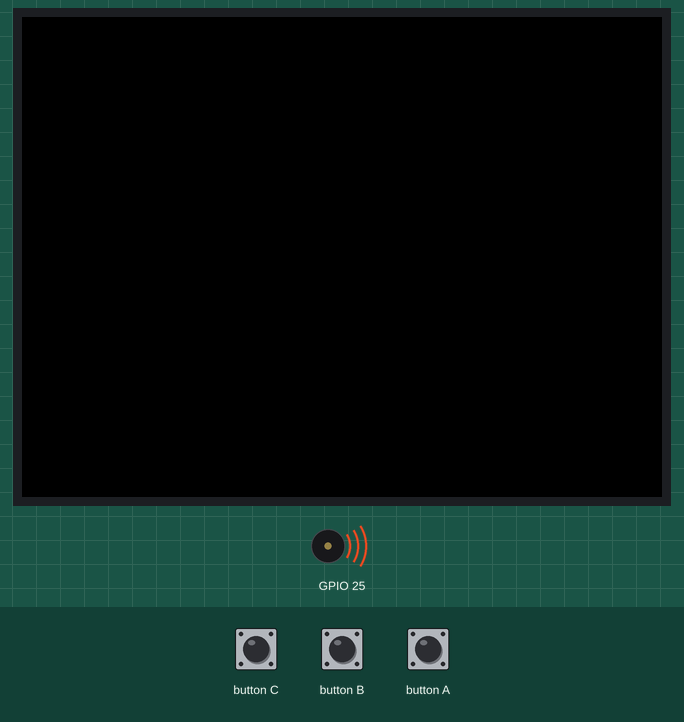
The sketch below on a simulated ESP32. On the bench: 320×240 colour display, buzzer (waves = sounding).

Above: at 2.7 s.
At 4.2 s:
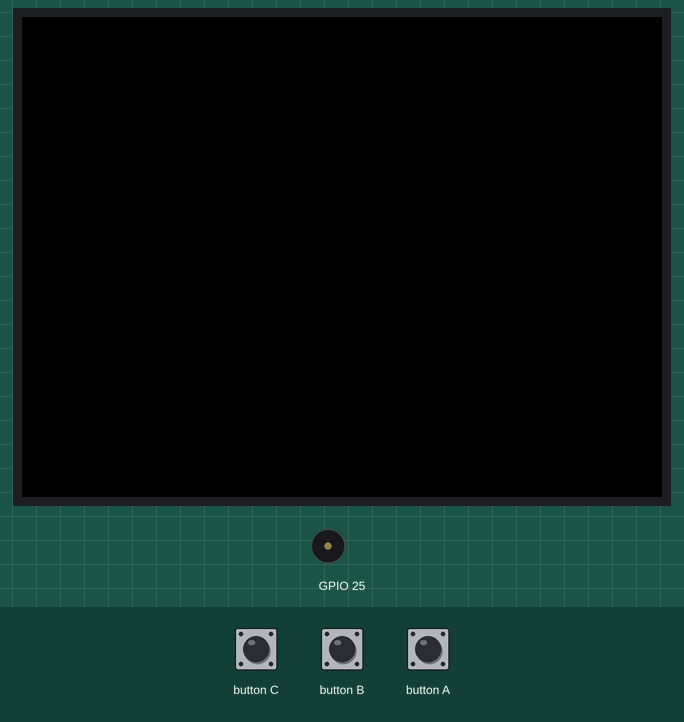
Timing chart, 0 to 6.8 s (numbered marks = the images above):
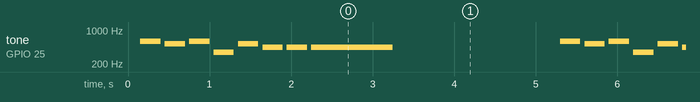

Measured:
- by itself, tone on GPIO 25: repeats every 5.2 s: silent 0.05 s, 524 Hz 0.25 s, silent 0.05 s, 588 Hz 0.25 s, silent 0.05 s, 349 Hz 0.25 s, silent 0.05 s, 524 Hz 0.25 s, 2 × (silent 0.05 s, 440 Hz 0.25 s), silent 0.05 s, 440 Hz 1.0 s, silent 2.1 s, 588 Hz 0.25 s

The sketch:

3part2.ino
```cpp
#include<M5Stack.h>

const int C = 262;
const int D = 294;
const int E = 330;
const int F = 349;
const int G = 392;
const int A = 440;
const int B = 494;
const int C5 = 524;
const int D5 = 588;


const int note[] = {
 D5,C5,D5,F,C5,A,A,A};
const int duration[] = {
  4,4,4,4,4,4,4,1};

void setup() {
  M5.begin();
}


void loop() {
  for (int i=0;i<8;i++){
    int wait = 1000/duration[i];
    M5.Speaker.tone(note[i]);
    delay(wait);
    M5.Speaker.mute();
    delay(50);
  }
  M5.Speaker.mute();
  delay(2000);
  M5.update();

}
```
